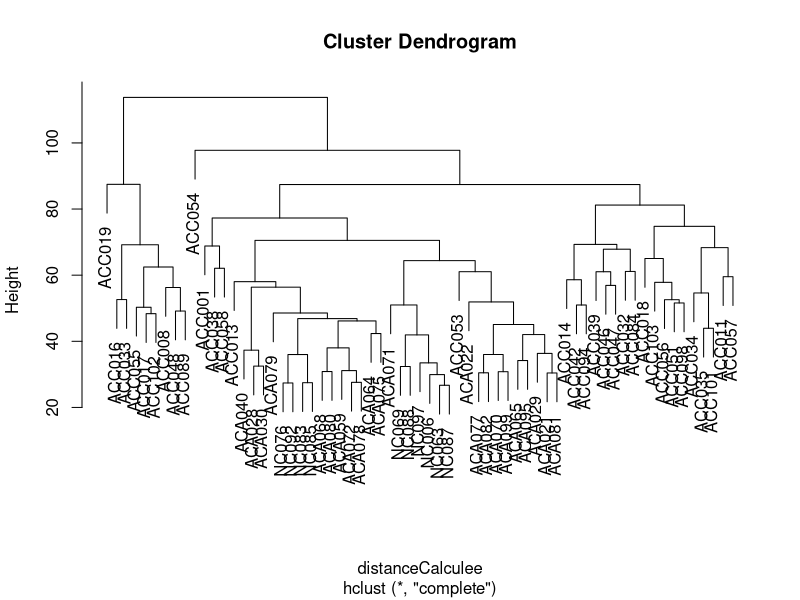

Source code (R):

########################################################################
# Create a dataframe in your work space that contains data from a file #
########################################################################

## read.table function

accdata <- read.table("6-GSE10927-norm.txt", header=TRUE, sep="\t", dec=".", row.names=1)


########################################################################
# Calcultation of Euclidian distances between tumor samples            #
########################################################################

# Calcultation of Euclidian distances between tumor sample

distanceCalculee <- dist(accdata[,1:1905])

# Create the dendrogram parameters

clusters <- hclust(distanceCalculee, method = "complete", members = NULL)

# Draw the dendogram

jpeg("cluster.jpg", width = 700, height = 700)
plot(clusters)
dev.off()


